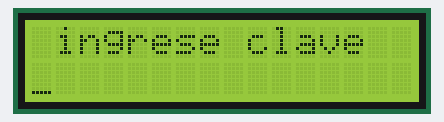
This sketch was run on a simulated Arduino Uno, built with avr-gcc and run on an emulated ATmega328P. Shown: 16×2 character LCD.

Above: at 0.1 s.

The sketch:

sketch.ino
```cpp
#include <LiquidCrystal.h>

LiquidCrystal lcd(7,6,5,4,3,2); // objeto -- pines al que se une

void setup() {

  lcd.begin(16,2);  // inicia lcd -- especifica cuantas columnas y lineas tiene

}

void loop() {

  lcd.setCursor(0,0); // cursor en la primera linea y primera fila
  lcd.print(" ingrese clave"); // imprime texto en esta fila

  // lcd.display(); // muestra texto
  // delay(500); // demora
  // lcd.noDisplay(); // no se muestra
  // delay(500); // demora

  lcd.setCursor(0,1); // linea 2
  lcd.cursor(); // muestra cursor
  delay(500); //demora
  lcd.noCursor(); // no se muestra cursor
  delay(500); //demora

}
```
